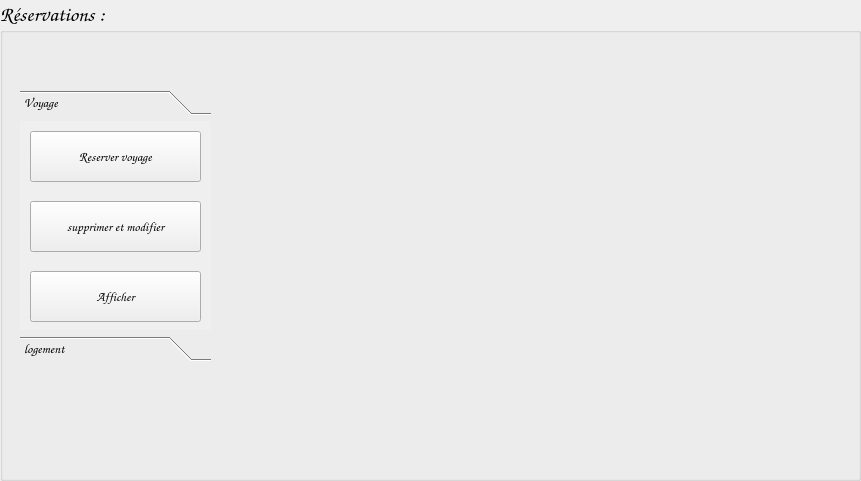
<?xml version="1.0" encoding="UTF-8"?>
<ui version="4.0">
 <class>MainWindow</class>
 <widget class="QMainWindow" name="MainWindow">
  <property name="enabled">
   <bool>true</bool>
  </property>
  <property name="geometry">
   <rect>
    <x>0</x>
    <y>0</y>
    <width>861</width>
    <height>481</height>
   </rect>
  </property>
  <property name="minimumSize">
   <size>
    <width>861</width>
    <height>481</height>
   </size>
  </property>
  <property name="maximumSize">
   <size>
    <width>16777215</width>
    <height>481</height>
   </size>
  </property>
  <property name="windowTitle">
   <string>MainWindow</string>
  </property>
  <widget class="QWidget" name="centralwidget">
   <widget class="QLabel" name="label">
    <property name="geometry">
     <rect>
      <x>0</x>
      <y>0</y>
      <width>861</width>
      <height>481</height>
     </rect>
    </property>
    <property name="text">
     <string/>
    </property>
    <property name="pixmap">
     <pixmap>../tof/inspiration-voyage.jpeg</pixmap>
    </property>
   </widget>
   <widget class="QGroupBox" name="groupBox">
    <property name="geometry">
     <rect>
      <x>0</x>
      <y>0</y>
      <width>861</width>
      <height>481</height>
     </rect>
    </property>
    <property name="minimumSize">
     <size>
      <width>861</width>
      <height>481</height>
     </size>
    </property>
    <property name="maximumSize">
     <size>
      <width>861</width>
      <height>481</height>
     </size>
    </property>
    <property name="font">
     <font>
      <family>Comic Sans MS</family>
      <pointsize>16</pointsize>
     </font>
    </property>
    <property name="title">
     <string>Réservations :</string>
    </property>
    <widget class="QToolBox" name="toolBox">
     <property name="geometry">
      <rect>
       <x>20</x>
       <y>90</y>
       <width>191</width>
       <height>271</height>
      </rect>
     </property>
     <property name="font">
      <font>
       <pointsize>10</pointsize>
       <stylestrategy>PreferDefault</stylestrategy>
      </font>
     </property>
     <property name="contextMenuPolicy">
      <enum>Qt::NoContextMenu</enum>
     </property>
     <property name="styleSheet">
      <string notr="true"/>
     </property>
     <property name="currentIndex">
      <number>0</number>
     </property>
     <widget class="QWidget" name="Voyage">
      <property name="geometry">
       <rect>
        <x>0</x>
        <y>0</y>
        <width>191</width>
        <height>217</height>
       </rect>
      </property>
      <attribute name="label">
       <string>Voyage</string>
      </attribute>
      <widget class="QPushButton" name="pushButton">
       <property name="geometry">
        <rect>
         <x>10</x>
         <y>10</y>
         <width>171</width>
         <height>51</height>
        </rect>
       </property>
       <property name="text">
        <string>Reserver voyage</string>
       </property>
      </widget>
      <widget class="QPushButton" name="pushButton_4">
       <property name="geometry">
        <rect>
         <x>10</x>
         <y>150</y>
         <width>171</width>
         <height>51</height>
        </rect>
       </property>
       <property name="text">
        <string>Afficher</string>
       </property>
      </widget>
      <widget class="QPushButton" name="pushButton_22">
       <property name="geometry">
        <rect>
         <x>10</x>
         <y>80</y>
         <width>171</width>
         <height>51</height>
        </rect>
       </property>
       <property name="text">
        <string>supprimer et modifier</string>
       </property>
      </widget>
     </widget>
     <widget class="QWidget" name="logement">
      <property name="geometry">
       <rect>
        <x>0</x>
        <y>0</y>
        <width>191</width>
        <height>217</height>
       </rect>
      </property>
      <attribute name="label">
       <string>logement</string>
      </attribute>
      <widget class="QPushButton" name="pushButton_9">
       <property name="geometry">
        <rect>
         <x>10</x>
         <y>10</y>
         <width>171</width>
         <height>51</height>
        </rect>
       </property>
       <property name="text">
        <string>Reserver logement</string>
       </property>
      </widget>
      <widget class="QPushButton" name="pushButton_10">
       <property name="geometry">
        <rect>
         <x>10</x>
         <y>150</y>
         <width>171</width>
         <height>51</height>
        </rect>
       </property>
       <property name="text">
        <string>Afficher</string>
       </property>
      </widget>
      <widget class="QPushButton" name="pushButton_5">
       <property name="geometry">
        <rect>
         <x>10</x>
         <y>80</y>
         <width>171</width>
         <height>51</height>
        </rect>
       </property>
       <property name="text">
        <string>supprimer modifier impr</string>
       </property>
      </widget>
     </widget>
    </widget>
   </widget>
  </widget>
 </widget>
 <resources/>
 <connections/>
</ui>
